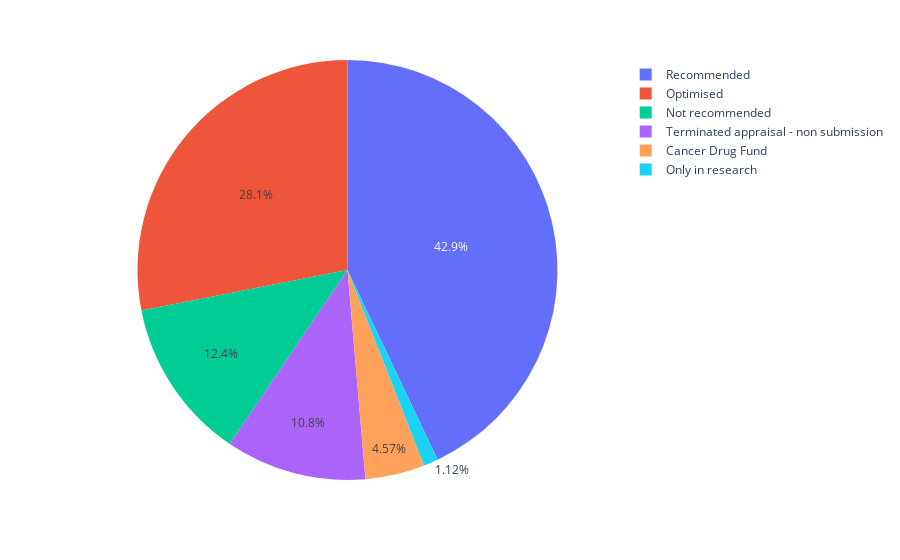

Source (notebook cell):
### Markdown cell above
### According to website reduce to 5 categories 'Recommended', 'Not recommended', 'Optimised', 'Only in research', 'Terminated appraisal'

### Code cell
import plotly.colors

# Replace Not Recommended by Not recommended
mask = data_pharm['Categorisation (for specific recommendation)'] == 'Not Recommended'
data_pharm.loc[mask, 'Categorisation (for specific recommendation)'] = 'Not recommended'

# Replace Only in Research by Only in research
mask = data_pharm['Categorisation (for specific recommendation)'] == 'Only in Research'
data_pharm.loc[mask, 'Categorisation (for specific recommendation)'] = 'Only in research'

# Replace Terminated Appraisal - non submission by Terminated appraisal - non submission
mask = data_pharm['Categorisation (for specific recommendation)'] == 'Terminated Appraisal - non submission'
data_pharm.loc[mask, 'Categorisation (for specific recommendation)'] = 'Terminated appraisal - non submission'

# Replace Recommended (CDF) by Recommended
mask = data_pharm['Categorisation (for specific recommendation)'] == 'Recommended (CDF)'
data_pharm.loc[mask, 'Categorisation (for specific recommendation)'] = 'Cancer Drug Fund'

# Replace Optimised (CDF) by Optimised
mask = data_pharm['Categorisation (for specific recommendation)'] == 'Optimised (CDF)'
data_pharm.loc[mask, 'Categorisation (for specific recommendation)'] = 'Cancer Drug Fund'

# Create container
container = pd.DataFrame(columns=['Number', 'Categorisation'])

# Count number of occurences for each categorisation type
cats = data_pharm['Categorisation (for specific recommendation)'].unique()
for cat in cats:
    mask = data_pharm['Categorisation (for specific recommendation)'] == cat
    number = len(data_pharm[mask])
    container = pd.concat([container, pd.DataFrame({'Number': [number], 'Categorisation': [cat]})])

colors = colors = plotly.colors.qualitative.Plotly
fig = px.pie(
    container,
    values='Number',
    names='Categorisation',
    color_discrete_map={
        'Recommended': colors[0],
        'Optimised': colors[1],
        'Not recommended': colors[2],
        'Terminated appraisal': colors[3],
        'Cancer Drug Fund': colors[4],
        'Only in research': colors[5]})

fig.show()

### Figure 1 — Plotly figure (JSON) as saved in the notebook; plotly's stock layout.template omitted (floating-point values rounded to 4 significant figures)
{"data": [{"domain": {"x": [0, 1], "y": [0, 1]}, "hovertemplate": "Categorisation=%{label}<br>Number=%{value}<extra></extra>", "labels": ["Recommended", "Optimised", "Not recommended", "Only in research", "Terminated appraisal - non submission", "Cancer Drug Fund"], "legendgroup": "", "name": "", "showlegend": true, "type": "pie", "values": [535, 350, 155, 14, 135, 57]}], "layout": {"legend": {"tracegroupgap": 0}, "margin": {"t": 60}}}
